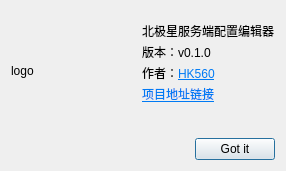
<?xml version="1.0" encoding="UTF-8"?>
<ui version="4.0">
 <class>aboutNS</class>
 <widget class="QDialog" name="aboutNS">
  <property name="geometry">
   <rect>
    <x>0</x>
    <y>0</y>
    <width>286</width>
    <height>171</height>
   </rect>
  </property>
  <property name="windowTitle">
   <string>Dialog</string>
  </property>
  <layout class="QVBoxLayout" name="verticalLayout_2">
   <item>
    <layout class="QHBoxLayout" name="horizontalLayout">
     <item>
      <widget class="QLabel" name="nscnlabel">
       <property name="minimumSize">
        <size>
         <width>100</width>
         <height>100</height>
        </size>
       </property>
       <property name="maximumSize">
        <size>
         <width>100</width>
         <height>100</height>
        </size>
       </property>
       <property name="text">
        <string>logo</string>
       </property>
      </widget>
     </item>
     <item>
      <spacer name="horizontalSpacer">
       <property name="orientation">
        <enum>Qt::Horizontal</enum>
       </property>
       <property name="sizeHint" stdset="0">
        <size>
         <width>40</width>
         <height>20</height>
        </size>
       </property>
      </spacer>
     </item>
     <item>
      <layout class="QVBoxLayout" name="verticalLayout">
       <item>
        <spacer name="verticalSpacer_2">
         <property name="orientation">
          <enum>Qt::Vertical</enum>
         </property>
         <property name="sizeHint" stdset="0">
          <size>
           <width>20</width>
           <height>40</height>
          </size>
         </property>
        </spacer>
       </item>
       <item>
        <widget class="QLabel" name="aboutLabel">
         <property name="text">
          <string>&lt;!DOCTYPE HTML PUBLIC &quot;-//W3C//DTD HTML 4.0//EN&quot; &quot;http://www.w3.org/TR/REC-html40/strict.dtd&quot;&gt;
&lt;html&gt;&lt;head&gt;&lt;meta name=&quot;qrichtext&quot; content=&quot;1&quot; /&gt;&lt;meta charset=&quot;utf-8&quot; /&gt;&lt;style type=&quot;text/css&quot;&gt;
p, li { white-space: pre-wrap; }
&lt;/style&gt;&lt;/head&gt;&lt;body style=&quot; font-family:'Segoe UI'; font-size:9pt; font-weight:400; font-style:normal;&quot;&gt;
&lt;p style=&quot; margin-top:0px; margin-bottom:0px; margin-left:0px; margin-right:0px; -qt-block-indent:0; text-indent:0px;line-height:50%;&quot;&gt;北极星服务端配置编辑器&lt;/p&gt;
&lt;p style=&quot; margin-top:12px; margin-bottom:12px; margin-left:0px; margin-right:0px; -qt-block-indent:0; text-indent:0px; line-height:50%;&quot;&gt;版本：v0.1.0&lt;/p&gt;
&lt;p style=&quot; margin-top:12px; margin-bottom:12px; margin-left:0px; margin-right:0px; -qt-block-indent:0; text-indent:0px; line-height:50%;&quot;&gt;&lt;/span&gt;作者：&lt;a href=&quot;https://blog.hk560.top/&quot;&gt;&lt;span style=&quot; text-decoration: underline; color:#007af4;&quot;&gt;HK560&lt;/span&gt;&lt;/a&gt;&lt;/p&gt;
&lt;p style=&quot; margin-top:12px; margin-bottom:12px; margin-left:0px; margin-right:0px; -qt-block-indent:0; text-indent:0px; line-height:50%;&quot;&gt;&lt;a href=&quot;https://github.com/R2NorthstarCN/NorthStarServerSettingEXE&quot;&gt;&lt;span style=&quot; text-decoration: underline; color:#007af4;&quot;&gt;项目地址链接&lt;/span&gt;&lt;/a&gt;&lt;/p&gt;
&lt;p style=&quot; margin-top:12px; margin-bottom:12px; margin-left:0px; margin-right:0px; -qt-block-indent:0; text-indent:0px; line-height:50%;&quot;&gt;&lt;br /&gt;&lt;/p&gt;&lt;/body&gt;&lt;/html&gt;</string>
         </property>
        </widget>
       </item>
       <item>
        <spacer name="verticalSpacer">
         <property name="orientation">
          <enum>Qt::Vertical</enum>
         </property>
         <property name="sizeHint" stdset="0">
          <size>
           <width>20</width>
           <height>40</height>
          </size>
         </property>
        </spacer>
       </item>
      </layout>
     </item>
    </layout>
   </item>
   <item>
    <layout class="QHBoxLayout" name="horizontalLayout_2">
     <item>
      <spacer name="horizontalSpacer_2">
       <property name="orientation">
        <enum>Qt::Horizontal</enum>
       </property>
       <property name="sizeHint" stdset="0">
        <size>
         <width>40</width>
         <height>20</height>
        </size>
       </property>
      </spacer>
     </item>
     <item>
      <widget class="QPushButton" name="closeBtn">
       <property name="text">
        <string>Got it</string>
       </property>
      </widget>
     </item>
    </layout>
   </item>
  </layout>
 </widget>
 <resources/>
 <connections/>
</ui>
